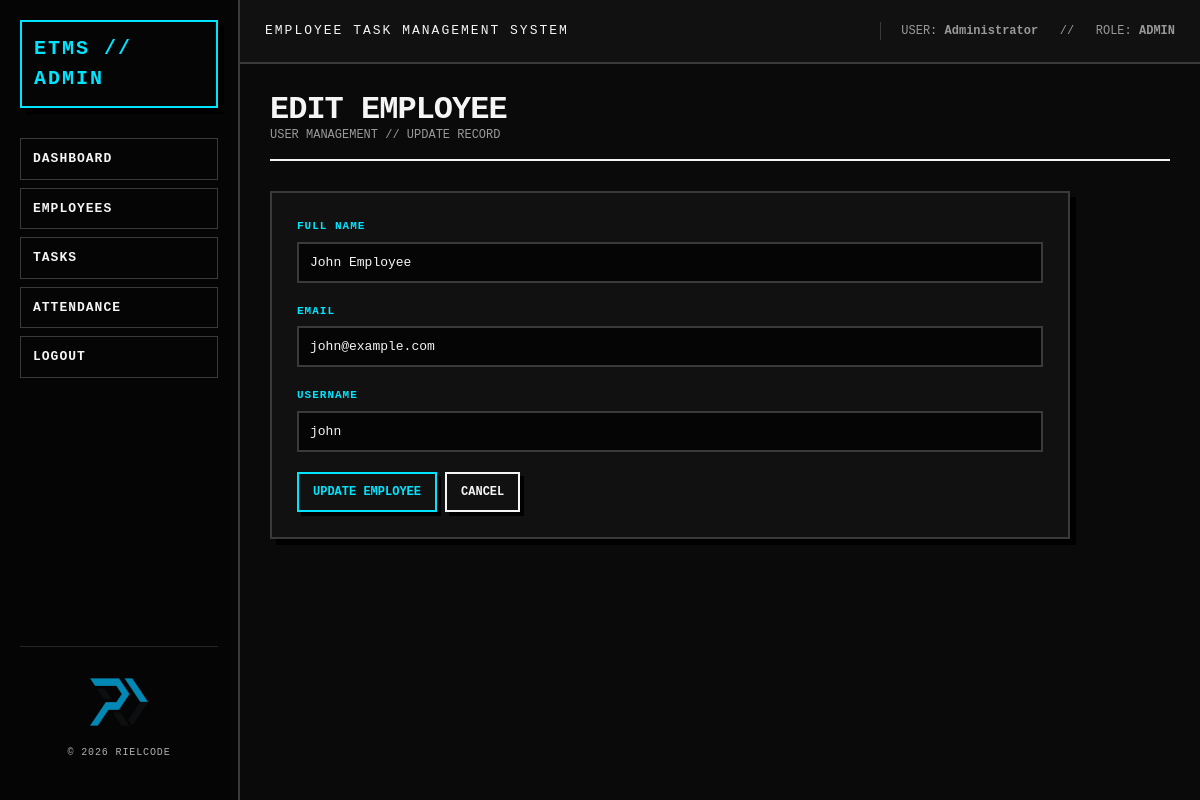
The app's page /admin/employees/edit.php?id=2 (signed in) with its own data.
### tables this page shows
CREATE TABLE users (

    id INT AUTO_INCREMENT,

    name VARCHAR(100) NOT NULL,

    email VARCHAR(150) NOT NULL UNIQUE,

    username VARCHAR(50) NOT NULL UNIQUE,

    password VARCHAR(255) NOT NULL,

    role ENUM('admin', 'employee')
        NOT NULL DEFAULT 'employee',

    createdAt TIMESTAMP
        DEFAULT CURRENT_TIMESTAMP,

    updatedAt TIMESTAMP
        DEFAULT CURRENT_TIMESTAMP
        ON UPDATE CURRENT_TIMESTAMP,

    PRIMARY KEY (id)

);

### admin/employees/edit.php (the view, shortened to what this page needs)
<?php
require_once "../../config/database.php";
$id = (int) $_GET["id"];
$stmt = mysqli_prepare(
    $conn,
    "SELECT id, name, email, username, role, createdAt
     FROM users
     WHERE id = ?
     AND role = 'employee'"
);
mysqli_stmt_bind_param(
    $stmt,
    "i",
    $id
);
if (!mysqli_stmt_execute($stmt)) {
    die("Execute failed: " .
        mysqli_stmt_error($stmt));
}
$result = mysqli_stmt_get_result($stmt);
$employee = mysqli_fetch_assoc($result);
?>
<!DOCTYPE html>
<html lang="en">
<head>
    <link
        rel="stylesheet"
        href="/ETMS/assets/css/style.css"
    >
</head>
<body>
<div class="app">
    <?php
    require_once "../../includes/admin_sidebar.php";
    ?>
    <div class="main">
        <?php
        require_once "../../includes/topbar.php";
        ?>
        <main class="content">
            <div class="page-header">
                <div>
                    <h1>
                        Edit Employee
                    </h1>
                    <p>
                        USER MANAGEMENT // UPDATE RECORD
                    </p>
                </div>
            </div>
            <div class="form-card">
                <form
                    action="update.php"
                    method="post"
                >
                    <div class="form-group">
                        <label for="name">
                            Full Name
                        </label>
                        <input
                            class="form-control"
                            type="text"
                            name="name"
                            id="name"
                            value="<?php
                                echo htmlspecialchars(
                                    $employee["name"]
                                );
                            ?>"
                            required
                        >
                    </div>
                    <div class="form-group">
                        <label for="email">
                            Email
                        </label>
                        <input
                            class="form-control"
                            type="email"
                            name="email"
                            id="email"
                            value="<?php
                                echo htmlspecialchars(
                                    $employee["email"]
                                );
                            ?>"
                            required
                        >
                    </div>
                    <div class="form-group">
                        <label for="username">
                            Username
                        </label>
                        <input
                            class="form-control"
                            type="text"
                            name="username"
                            id="username"
                            value="<?php
                                echo htmlspecialchars(
                                    $employee["username"]
                                );
                            ?>"
                            required
                        >
                    </div>
                    <div class="actions">
                        <button
                            class="btn btn-primary"
                            type="submit"
                        >
                            Update Employee
                        </button>
                        <a
                            class="btn"
                            href="index.php"
                        >
                            Cancel
                        </a>
                    </div>
                </form>
            </div>
        </main>
    </div>
</div>
</body>
</html>

### assets/css/style.css (style rules this page uses)
:root { --bg: #0a0a0a; --surface: #111111; --surface-2: #181818; --text: #f5f5f5; --muted: #999999; --line: #3a3a3a; --line-strong: #666666; --accent: #00e5ff; --success: #00ff66; --warning: #ffcc00; --danger: #ff3355; --shadow: 6px 6px 0 #000; --radius: 0; --sidebar-width: 240px; }
* { box-sizing: border-box; margin: 0; padding: 0; }
html { background: var(--bg); }
body { font-family: "Courier New", Courier, monospace; background: var(--bg); color: var(--text); line-height: 1.5; }
a { color: var(--accent); text-decoration: none; }
.app { min-height: 100vh; display: flex; background: var(--bg); }
.main { flex: 1; min-width: 0; }
.content { padding: 30px; max-width: 1600px; margin: 0 auto; }
.page-header { display: flex; justify-content: space-between; align-items: flex-end; gap: 20px; margin-bottom: 30px; border-bottom: 2px solid var(--text); padding-bottom: 15px; }
.page-header h1 { font-size: 32px; line-height: 1; text-transform: uppercase; letter-spacing: -1px; }
.page-header p { color: var(--muted); font-size: 12px; }
.btn { display: inline-block; border: 2px solid var(--text); background: transparent; color: var(--text); padding: 9px 14px; font-family: inherit; font-size: 12px; font-weight: bold; text-transform: uppercase; cursor: pointer; box-shadow: 4px 4px 0 #000; transition: none; }
.btn-primary { border-color: var(--accent); color: var(--accent); }
.form-card { max-width: 800px; background: var(--surface); border: 2px solid var(--line); padding: 25px; box-shadow: var(--shadow); }
.form-group { margin-bottom: 20px; }
.form-group label { display: block; margin-bottom: 7px; color: var(--accent); font-size: 11px; text-transform: uppercase; letter-spacing: 1px; font-weight: bold; }
.form-control { width: 100%; padding: 11px; border: 2px solid var(--line); background: #050505; color: var(--text); font-family: inherit; font-size: 13px; border-radius: 0; }
.actions { display: flex; flex-wrap: wrap; gap: 8px; }

### records on screen
users: name "John Employee", email "john@example.com", username "john"

### other values on screen
$_SESSION["name"] "Administrator"
$_SESSION["role"] "ADMIN"
